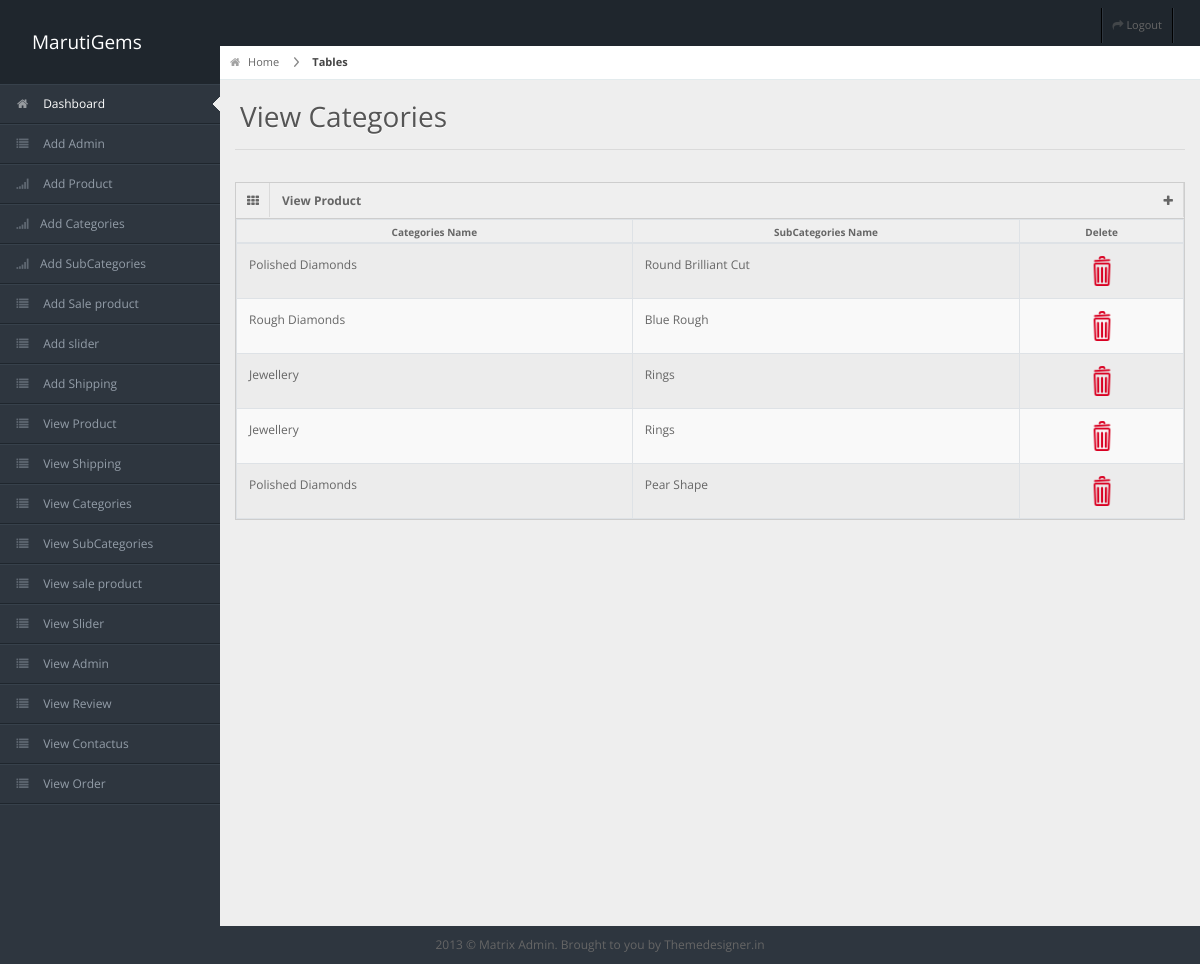
The app's page /index.php/admin/Admin/view_subcategories with its own data.
### tables this page shows
CREATE TABLE `sub_categories` (
  `subc_id` int(11) NOT NULL,
  `c_id` int(11) NOT NULL,
  `subcategories_name` varchar(30) NOT NULL
);

CREATE TABLE `categories` (
  `id` int(11) NOT NULL,
  `categories_name` varchar(30) NOT NULL,
  `images` text NOT NULL
);

### application/controllers/admin/Admin.php (called while the page is built, shortened)
<?php
class Admin extends CI_Controller {
    function __construct() {
        $this->load->model('admin_model');
        $this->load->library('form_validation');
    }
    public function view_subcategories()
    {
        $data['subcategories']=$this->admin_model->showdata_subcategories();
        $this->load->view('admin/view_subcategories',$data);
    }
}

### index.php (called while the page is built, shortened)
<?php
require_once BASEPATH.'core/CodeIgniter.php';

### application/models/Admin_model.php (called while the page is built, shortened)
<?php
class Admin_model extends CI_Model
{
    function showdata_subcategories()
    {
        $this->db->select("*");
        $this->db->from('sub_categories');
        $this->db->join('categories', 'sub_categories.c_id = categories.id');
        $query = $this->db->get();
        $arr = $query->result_array();
		return $arr;
    }
}

### application/views/admin/view_subcategories.php (the view, shortened to what this page needs)
<!DOCTYPE html>
<html lang="en">
<head>
  <link rel="stylesheet" href="<?php echo base_url(); ?>assets/css/bootstrap.min.css" />
  <link rel="stylesheet" href="<?php echo base_url(); ?>assets/css/bootstrap-responsive.min.css" />
  <link rel="stylesheet" href="<?php echo base_url(); ?>assets/css/uniform.css" />
  <link rel="stylesheet" href="<?php echo base_url(); ?>assets/css/select2.css" />
  <link rel="stylesheet" href="<?php echo base_url(); ?>assets/css/matrix-style.css" />
  <link rel="stylesheet" href="<?php echo base_url(); ?>assets/css/matrix-media.css" />
  <link href="<?php echo base_url(); ?>assets/font-awesome/css/font-awesome.css" rel="stylesheet" />
</head>
<body>
<div id="header">
  <p style="width: 100%; max-width: 140px; float: left; margin: 28px 0 0 32px; font-size: 19px; color: white;">MarutiGems</p>
</div>
<div id="user-nav" class="navbar navbar-inverse">
  <ul class="nav">
    <li class=""><a title="" href="<?php echo base_url('index.php/Login/logout'); ?>"><i class="icon icon-share-alt"></i> <span class="text">Logout</span></a></li>
  </ul>
</div>
<div id="sidebar"><a href="#" class="visible-phone"><i class="icon icon-home"></i> Dashboard</a>
  <ul>
    <li class="active"><a href="<?php echo base_url('index.php/admin/Admin'); ?>"><i class="icon icon-home"></i> <span>Dashboard</span></a> </li>
    <li><a href="<?php echo base_url('index.php/Login/registration'); ?>"><i class="icon icon-list"></i> <span>Add Admin</span></a> </li>
    <li> <a href="<?php echo base_url('index.php/admin/Admin/addproduct'); ?>"><i class="icon icon-signal"></i> <span>Add Product</span></a> </li>
        <li><a href="<?php echo base_url('index.php/admin/Admin/addcategories'); ?>"><i class="icon icon-signal"></i>Add Categories</a></li>
        <li><a href="<?php echo base_url('index.php/admin/Admin/addsubcategories'); ?>"><i class="icon icon-signal"></i>Add SubCategories</a></li>
    <li><a href="<?php echo base_url('index.php/admin/Admin/addsale_product'); ?>"><i class="icon icon-list"></i> <span>Add Sale product</span></a> </li>
    <li><a href="<?php echo base_url('index.php/admin/Admin/add_slider'); ?>"><i class="icon icon-list"></i> <span>Add slider</span></a> </li>
    <li><a href="<?php echo base_url('index.php/admin/Admin/add_shipping'); ?>"><i class="icon icon-list"></i> <span>Add Shipping</span></a> </li>
    <li><a href="<?php echo base_url('index.php/admin/Admin/view_product'); ?>"><i class="icon icon-list"></i> <span>View Product</span></a> </li>
    <li><a href="<?php echo base_url('index.php/admin/Admin/view_shipping'); ?>"><i class="icon icon-list"></i> <span>View Shipping</span></a> </li>
    <li><a href="<?php echo base_url('index.php/admin/Admin/view_categories'); ?>"><i class="icon icon-list"></i> <span>View Categories</span></a> </li>
    <li><a href="<?php echo base_url('index.php/admin/Admin/view_subcategories'); ?>"><i class="icon icon-list"></i> <span>View SubCategories</span></a> </li>
    <li><a href="<?php echo base_url('index.php/admin/Admin/showallsale_product'); ?>"><i class="icon icon-list"></i> <span>View sale product</span></a> </li>
    <li><a href="<?php echo base_url('index.php/admin/Admin/view_slider'); ?>"><i class="icon icon-list"></i> <span>View Slider</span></a> </li>
    <li><a href="<?php echo base_url('index.php/admin/Admin/view_admin'); ?>"><i class="icon icon-list"></i> <span>View Admin</span></a> </li>
    <li><a href="<?php echo base_url('index.php/admin/Admin/view_review'); ?>"><i class="icon icon-list"></i> <span>View Review</span></a> </li>
    <li><a href="<?php echo base_url('index.php/admin/Admin/view_contactus'); ?>"><i class="icon icon-list"></i> <span>View Contactus</span></a> </li>
    <li><a href="<?php echo base_url('index.php/admin/Admin/view_order'); ?>"><i class="icon icon-list"></i> <span>View Order</span></a> </li>
  </ul>
</div>
<div id="content">
  <div id="content-header">
    <div id="breadcrumb"> <a href="#" title="Go to Home" class="tip-bottom"><i class="icon-home"></i> Home</a> <a href="#" class="current">Tables</a> </div>
    <h1>View Categories</h1>
  </div>
  <div class="container-fluid">
    <hr>
    <div class="row-fluid">
      <div class="span12">
        <div class="widget-box">
          <div class="widget-title"> <span class="icon"> <i class="icon-th"></i> </span>
            <h5>View Product</h5>
            <span style="float:right;" class="icon"><a href="<?php echo base_url('index.php/admin/Admin/addcategories'); ?>"><i class="icon-plus" title="Add Categories"></i></a></span>
          </div>
          <div class="widget-content nopadding">
            <table class="table table-bordered table-striped">
              <thead>
                <tr>
                  <th>Categories Name</th>
                  <th>SubCategories Name</th>
                  <th>Delete</th>
                </tr>
              </thead>
              <tbody>
                  <?php foreach($subcategories as $data){  ?>
                <tr class="odd gradeX">
                    <td><?php echo $data['categories_name']; ?></td>
                    <td><?php echo $data['subcategories_name']; ?></td>
                    <td align="center"><a href="<?php echo site_url('admin/Admin/delete_subcategories/').$data['subc_id']?>" />
                        <img src=<?php echo base_url ('assets/images/delete.png');?> width="30" height="30" /></a>
                    </td>
                </tr>
                <?php } ?>
              </tbody>
            </table>
          </div>
        </div>
      </div>
    </div>
  </div>
</div>
<div class="row-fluid">
  <div id="footer" class="span12"> 2013 &copy; Matrix Admin. Brought to you by <a href="http://themedesigner.in">Themedesigner.in</a> </div>
</div>
</body>
</html>

### assets/css/matrix-style.css (style rules this page uses)
* { outline: none !important; -moz-outline: none !important; }
html, body { height: 100% }
body { overflow-x: hidden; margin-top: -10px; font-family: 'Open Sans', sans-serif; font-size: 12px; color: #666; }
a { color: #666; }
select, textarea, input[type="text"], input[type="password"], input[type="datetime"], input[type="datetime-local"], input[type="date"], input[type="month"], input[type="time"], input[type="week"], input[type="number"], input[type="email"], input[type="url"], input[type="search"], input[type="tel"], input[type="color"], .uneditable-input, .label, .dropdown-menu, .btn, .well, .progress, .table-bordered, .btn-group>.btn:first-child, .btn-group>.btn:last-child, .btn-group>.btn:last-child, .btn-group>.dropdown-toggle, .alert { border-radius: 0px; }
#footer { padding: 10px; text-align: center; }
hr { border-top-color: #dadada; }
#header { height: 84px; position: relative; width: 100%; z-index: -9; }
#user-nav { position: absolute; right: 10px; top: 0px; z-index: 20; margin: 0; }
#user-nav>ul { margin: 0; padding: 0; list-style: none; border-right: 1px solid #2e363f; border-left: 1px solid #000; }
#user-nav>ul>li { float: left; list-style-type: none; margin: 0; position: relative; padding: 0; border-left: 1px solid #2e363f; border-right: 1px solid #000; }
#user-nav>ul>li>a { padding: 9px 10px; display: block; font-size: 11px; }
#user-nav>ul>li>a>i, #sidebar li a i { opacity: .5; margin-top: 2px; }
#sidebar { display: block; float: left; position: relative; width: 220px; z-index: 16; }
#sidebar>ul { list-style: none; margin: 0px 0 0; padding: 0; position: absolute; width: 220px; }
#sidebar>ul>li { display: block; position: relative; }
#sidebar>ul>li>a { padding: 10px 0 10px 15px; display: block; color: #939da8; }
#sidebar>ul>li>a>i { margin-right: 10px; }
#sidebar>ul>li.active>a { background: url("../img/menu-active.png") no-repeat scroll right center transparent !important; text-decoration: none; }
#content { background: none repeat scroll 0 0 #eeeeee; margin-left: 220px; margin-right: 0; padding-bottom: 25px; position: relative; min-height: 110%; width: auto; }
#content-header { position: abslute; width: 100%; margin-top: -38px; z-index: 20; }
#content-header h1 { color: #555555; font-size: 28px; font-weight: normal; float: none; text-shadow: 0 1px 0 #ffffff; margin-left: 20px; position: relative; }
#content-header h1, #content-header .btn-group { margin-top: 20px; }
#breadcrumb { background-color: #fff; border-bottom: 1px solid #e3ebed; }
#breadcrumb a { padding: 8px 20px 8px 10px; display: inline-block; background-image: url('../img/breadcrumb.png'); background-position: center right; background-repeat: no-repeat; font-size: 11px; color: #666666; }
#breadcrumb a:last-child { background-image: none; }
#breadcrumb a.current { font-weight: bold; color: #444444; }
#breadcrumb a i { margin-right: 5px; opacity: .6; }
.widget-box { background: none repeat scroll 0 0 #F9F9F9; border-left: 1px solid #CDCDCD; border-top: 1px solid #CDCDCD; border-right: 1px solid #CDCDCD; clear: both; margin-top: 16px; margin-bottom: 16px; position: relative; }
.widget-title, .modal-header, .table th, div.dataTables_wrapper .ui-widget-header { background: #efefef; border-bottom: 1px solid #CDCDCD; height: 36px; }
.widget-title span.icon { padding: 9px 10px 7px 11px; float: left; border-right: 1px solid #dadada; }
.widget-title h5 { color: #666; float: left; font-size: 12px; font-weight: bold; padding: 12px; line-height: 12px; margin: 0; }
.widget-content { padding: 15px; border-bottom: 1px solid #cdcdcd; }
.table th { height: auto; font-size: 10px; padding: 5px 10px 2px; border-bottom: 0; text-align: center; color: #666666; }
.nopadding { padding: 0 !important; }
.nopadding .table { margin-bottom: 0; }
.nopadding .table-bordered { border: 0; }

### assets/css/matrix-media.css (style rules this page uses)
body { background: #2E363F; }
#header { background-color: #1f262d; margin-top: 10px; }
#sidebar>ul { border-bottom: 1px solid #37414b }
#sidebar>ul>li { border-top: 1px solid #37414b; border-bottom: 1px solid #1f262d; }
#sidebar>ul>li.active a { color: #fff; text-decoration: none; }

### records on screen
sub_categories: categories.categories_name "Polished Diamonds", subcategories_name "Round Brilliant Cut"
sub_categories: categories.categories_name "Rough Diamonds", subcategories_name "Blue Rough"
sub_categories: categories.categories_name "Jewellery", subcategories_name "Rings"
sub_categories: categories.categories_name "Jewellery", subcategories_name "Rings"
sub_categories: categories.categories_name "Polished Diamonds", subcategories_name "Pear Shape"
